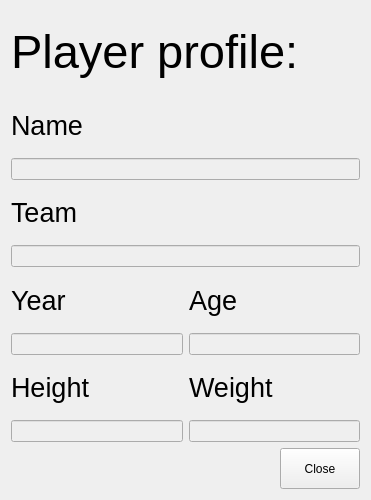
<?xml version="1.0" encoding="UTF-8"?>
<ui version="4.0">
 <class>playerWindow</class>
 <widget class="QWidget" name="player_window">
  <property name="geometry">
   <rect>
    <x>0</x>
    <y>0</y>
    <width>371</width>
    <height>500</height>
   </rect>
  </property>
  <property name="windowTitle">
   <string>Form</string>
  </property>
  <layout class="QVBoxLayout" name="verticalLayout_11">
   <item>
    <layout class="QVBoxLayout" name="verticalLayout" stretch="10,10,10,10,10,5">
     <item>
      <widget class="QLabel" name="label">
       <property name="font">
        <font>
         <pointsize>35</pointsize>
        </font>
       </property>
       <property name="text">
        <string>Player profile:</string>
       </property>
      </widget>
     </item>
     <item>
      <layout class="QVBoxLayout" name="verticalLayout_4">
       <item>
        <widget class="QLabel" name="label_3">
         <property name="font">
          <font>
           <pointsize>20</pointsize>
          </font>
         </property>
         <property name="text">
          <string>Name</string>
         </property>
        </widget>
       </item>
       <item>
        <widget class="QLineEdit" name="name_field">
         <property name="enabled">
          <bool>false</bool>
         </property>
        </widget>
       </item>
      </layout>
     </item>
     <item>
      <layout class="QVBoxLayout" name="verticalLayout_6">
       <item>
        <widget class="QLabel" name="label_5">
         <property name="font">
          <font>
           <pointsize>20</pointsize>
          </font>
         </property>
         <property name="text">
          <string>Team</string>
         </property>
        </widget>
       </item>
       <item>
        <widget class="QLineEdit" name="team_field">
         <property name="enabled">
          <bool>false</bool>
         </property>
        </widget>
       </item>
      </layout>
     </item>
     <item>
      <layout class="QVBoxLayout" name="verticalLayout_2">
       <item>
        <layout class="QHBoxLayout" name="horizontalLayout">
         <item>
          <layout class="QVBoxLayout" name="verticalLayout_5">
           <item>
            <widget class="QLabel" name="label_4">
             <property name="font">
              <font>
               <pointsize>20</pointsize>
              </font>
             </property>
             <property name="text">
              <string>Year</string>
             </property>
            </widget>
           </item>
           <item>
            <widget class="QLineEdit" name="year_field">
             <property name="enabled">
              <bool>false</bool>
             </property>
            </widget>
           </item>
          </layout>
         </item>
         <item>
          <layout class="QVBoxLayout" name="verticalLayout_7">
           <item>
            <widget class="QLabel" name="label_6">
             <property name="font">
              <font>
               <pointsize>20</pointsize>
              </font>
             </property>
             <property name="text">
              <string>Age</string>
             </property>
            </widget>
           </item>
           <item>
            <widget class="QLineEdit" name="age_field">
             <property name="enabled">
              <bool>false</bool>
             </property>
            </widget>
           </item>
          </layout>
         </item>
        </layout>
       </item>
      </layout>
     </item>
     <item>
      <layout class="QVBoxLayout" name="verticalLayout_3">
       <item>
        <layout class="QHBoxLayout" name="horizontalLayout_2">
         <item>
          <layout class="QVBoxLayout" name="verticalLayout_9">
           <item>
            <widget class="QLabel" name="label_8">
             <property name="font">
              <font>
               <pointsize>20</pointsize>
              </font>
             </property>
             <property name="text">
              <string>Height</string>
             </property>
            </widget>
           </item>
           <item>
            <widget class="QLineEdit" name="height_field">
             <property name="enabled">
              <bool>false</bool>
             </property>
            </widget>
           </item>
          </layout>
         </item>
         <item>
          <layout class="QVBoxLayout" name="verticalLayout_10">
           <item>
            <widget class="QLabel" name="label_9">
             <property name="font">
              <font>
               <pointsize>20</pointsize>
              </font>
             </property>
             <property name="text">
              <string>Weight</string>
             </property>
            </widget>
           </item>
           <item>
            <widget class="QLineEdit" name="weight_field">
             <property name="enabled">
              <bool>false</bool>
             </property>
            </widget>
           </item>
          </layout>
         </item>
        </layout>
       </item>
      </layout>
     </item>
     <item>
      <layout class="QHBoxLayout" name="horizontalLayout_3">
       <item>
        <spacer name="horizontalSpacer">
         <property name="orientation">
          <enum>Qt::Horizontal</enum>
         </property>
         <property name="sizeHint" stdset="0">
          <size>
           <width>40</width>
           <height>20</height>
          </size>
         </property>
        </spacer>
       </item>
       <item>
        <widget class="QPushButton" name="close_button1">
         <property name="sizePolicy">
          <sizepolicy hsizetype="Minimum" vsizetype="Preferred">
           <horstretch>0</horstretch>
           <verstretch>0</verstretch>
          </sizepolicy>
         </property>
         <property name="baseSize">
          <size>
           <width>15</width>
           <height>15</height>
          </size>
         </property>
         <property name="text">
          <string>Close</string>
         </property>
        </widget>
       </item>
      </layout>
     </item>
    </layout>
   </item>
  </layout>
 </widget>
 <resources/>
 <connections/>
</ui>
